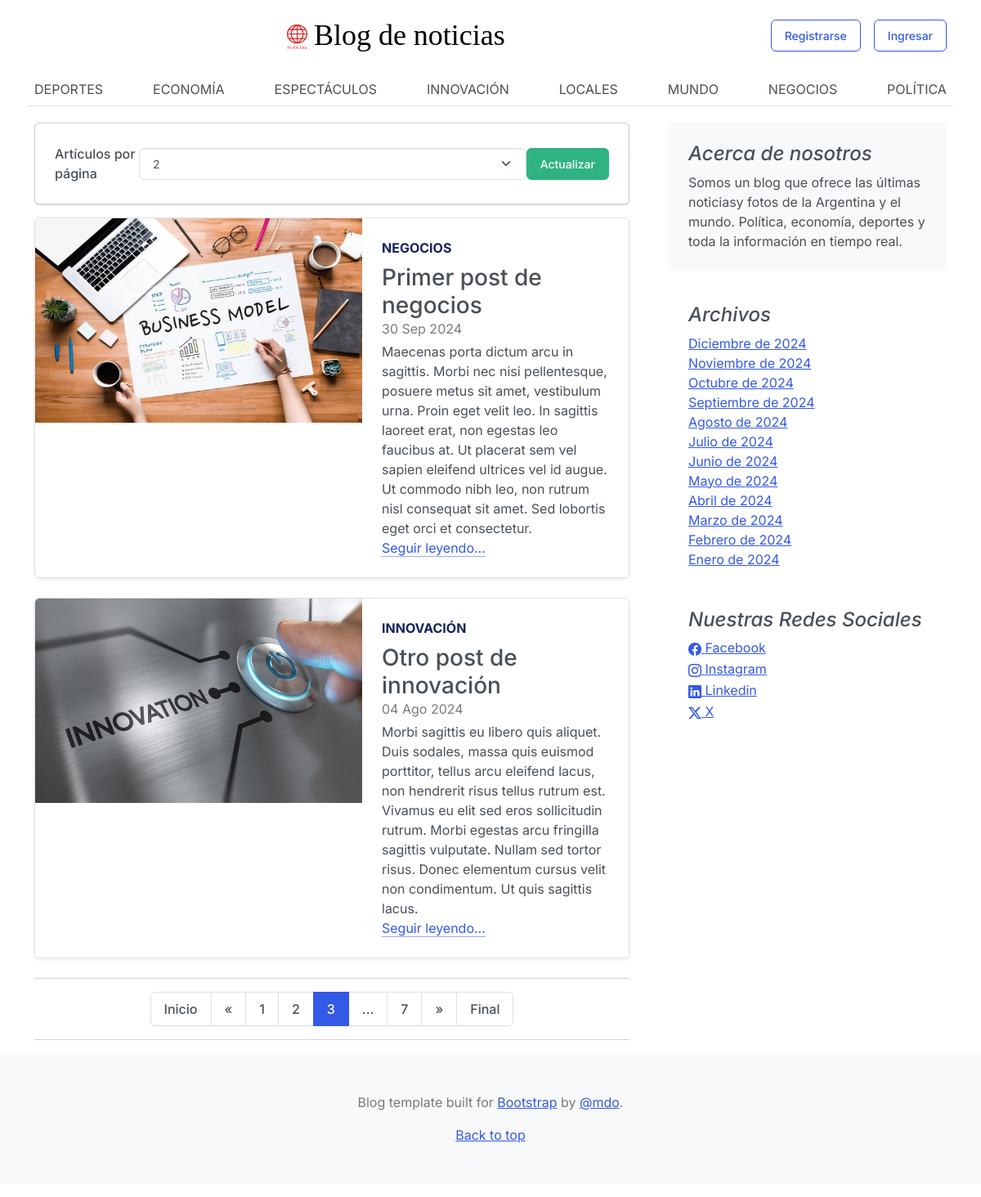
/?page=3, run on the app's committed database.
### core/models.py (models this page shows, shortened)
class Category(models.Model):
    name = models.CharField(max_length=200, unique=True, verbose_name='Nombre')
    active = models.BooleanField(default=True, verbose_name='Activo')
    created = models.DateTimeField(auto_now_add=True, verbose_name='Fecha de creacion')
    updated = models.DateTimeField(auto_now=True, verbose_name= 'Fecha de modificación')
    class Meta:
        verbose_name= 'Categoría'
        verbose_name_plural = 'Categorías'
        ordering = ['name']
    def __str__(self):
        return self.name

class Post(models.Model):
    title = models.CharField(max_length=250, verbose_name='Titulo')
    excerpt = models.TextField(verbose_name='Bajada')
    content = models.TextField(verbose_name='Contenido')
    image = models.ImageField(upload_to='posts', null=True, blank= True, verbose_name='Imagen')
    image_description = models.TextField(max_length=200, verbose_name='Descripción de imagen', blank=True, null=True)
    published = models.BooleanField(default=False, verbose_name='Publicado')
    category = models.ForeignKey(Category, on_delete=models.CASCADE, related_name='get_posts', verbose_name='Categoría')
    author = models.ForeignKey(User, on_delete=models.CASCADE, related_name='get_posts', verbose_name='Autor')
    tags = models.ManyToManyField(Tag, verbose_name='Etiquetas')
    likes = models.ManyToManyField(User, related_name='blog_post', blank=True , verbose_name='Me gusta')
    created = models.DateTimeField(auto_now_add=True, verbose_name='Fecha de creacion')
    updated = models.DateTimeField(auto_now=True, verbose_name= 'Fecha de modificación')
    class Meta:
        verbose_name= 'Publicación'
        verbose_name_plural = 'Publicaciones'
        ordering = ['-created']

class About(models.Model):
    description = models.CharField(max_length=350, verbose_name='Descripción')
    created = models.DateTimeField(auto_now_add=True, verbose_name='Fecha de creacion')
    updated = models.DateTimeField(auto_now=True, verbose_name= 'Fecha de modificación')
    class Meta:
        verbose_name= 'Acerca de '
        verbose_name_plural = 'Acerca de nosotros'
        ordering = ['-created']
    def __str__(self):
        return self.description

class Link(models.Model):
    key = models.CharField(max_length=100, verbose_name='Key link')
    name = models.CharField(max_length=120, verbose_name='Red social')
    url = models.URLField(max_length=350,verbose_name='Enlace', blank=True, null=True)
    icon = models.CharField(max_length=100, verbose_name='Icono', blank=True, null=True)
    created = models.DateTimeField(auto_now_add=True, verbose_name='Fecha de creacion')
    updated = models.DateTimeField(auto_now=True, verbose_name= 'Fecha de modificación')
    class Meta:
        verbose_name= 'Red social '
        verbose_name_plural = 'Redes sociales'
        ordering = ['name']

### core/views.py (the view)
# urls.py: 2. Add a URL to urlpatterns:  path('', views.home, name='home')
def home(request):
    if request.method == 'GET' and 'items_per_page' in request.GET:
        request.session['items_per_page'] = int(request.GET['items_per_page'])
    else:
        request.session['items_per_page'] = 2
    items_per_page = request.session['items_per_page']
    posts_page = Paginator(Post.objects.filter(published=True).order_by('-created'),items_per_page)
    page = request.GET.get('page')
    posts = posts_page.get_page(page)
    return render(request, "core/home.html",{'posts':posts,})

### core/processors.py (called while the page is built)
def ctx_dict_about(request):
    ctx_about = {}
    ctx_about['About'] = About.objects.latest('-created')
    return ctx_about

def ctx_dict_category(request):
    ctx_category = {}
    ctx_category['Categories'] = Category.objects.filter(active=True)
    return ctx_category

def ctx_dict_link(request):
    ctx_link = {}
    links = Link.objects.all()
    for link in links:
        ctx_link[link.key] = {'social_media':link.name,'url':link.url, 'icon': link.icon}
    return ctx_link

def ctx_dict_history(request):
    ctx_history = {}
    ctx_history['dates'] = Post.objects.dates('created', 'month', order='DESC').distinct()
    return ctx_history

### core/templates/core/home.html (shortened to what this page needs)
{% extends 'core/base.html' %}
{% load static %}
{% block post %}
<div class="card mb-3">
    <form method="get">
        <div class="card-body d-flex align-items-center">
            <label class="col-form-label" for="items_per_page">Artículos por página</label>
            <select name="items_per_page" id="items_per_page" class="form-select">
                <option value="2" {% if request.session.items_per_page == 2 %}selected{% endif %}>2
                </option>
            </select>
            <button class="btn btn-success" type="submit">Actualizar</button>
        </div>
    </form>
</div>
{% for post in posts %}
{% if forloop.first and posts.number == 1 %}
{% if request.path == '/' %}
<div class="p-4 p-md-5 mb-4 rounded text-bg-info">
    <div class="col-lg-12 px-0">
        <h1 class="display-4 fst-italic text-white">{{post.title}}</h1>
        <p class="lead my-3">{{post.excerpt}}</p>
        <p class="lead mb-0"><a href="{% url 'post' post.id %}" class="text-body-emphasis fw-bold">Seguir leyendo...</a>
        </p>
    </div>
</div>
{% endif %}
{% else %}
<div class="row g-0 border rounded overflow-hidden flex-md-row mb-4 shadow-sm h-md position-relative">
    <div class="col-auto d-none d-lg-block">
        <img width="400" height="250" src="{{ post.image.url }}">
    </div>
    <div class="col p-4 d-flex flex-column position-static">
        <strong class="d-inline-block mb-2 text-primary-emphasis">{{post.category}}</strong>
        <h3 class="mb-0">{{post.title}}</h3>
        <div class="mb-1 text-body-secondary">{{ post.created | date:"d M Y"}}</div>
        <p class="mb-auto">{{post.excerpt}}</p>
        <a href="{% url 'post' post.id %}" class="icon-link gap-1 icon-link-hover stretched-link">
            Seguir leyendo...
        </a>
    </div>
</div>
{% endif %}
{% endfor %}
<hr>
<nav aria-label="...">
    <ul class="pagination justify-content-center">
        {% if posts.has_previous %}
            <li class="page-item">
                <a class="page-link" href="?page=1">Inicio</a>
            </li>
            <li class="page-item">
                <a class="page-link" href="?page={{ posts.previous_page_number }}"><span
                        aria-hidden="true">&laquo;</span></a>
            </li>
        {% endif %}
        {% for page in posts.paginator.page_range %}
            {% if forloop.last and page != posts.number and posts.paginator.num_pages > 3 %}
                {% if posts.next_page_number != posts.paginator.num_pages %}
                    <li class="page-item">
                        <a class="page-link" href="?page={{ posts.number | add:1}}">...</a>
                    </li>
                {% endif %}
            <li class="page-item {% if posts.number == forloop.counter %}active{% endif %}">
                <a class="page-link" href="?page={{ posts.paginator.num_pages }}">{{ posts.paginator.num_pages }}</a>
            </li>
            {% endif %}
            {% if page <= 3 or page == posts.number %}
                <li class="page-item {% if posts.number == forloop.counter %}active{% endif %}">
                    <a class="page-link" href="?page={{ page }}">{{ page }}</a>
                </li>
            {% endif %}
        {% endfor %}
        {% if posts.has_next %}
            <li class="page-item">
                <a class="page-link" href="?page={{ posts.next_page_number }}"><span aria-hidden="true">&raquo;</span></a>
            </li>
            <li class="page-item">
                <a class="page-link" href="?page={{ posts.paginator.num_pages }}">Final</a>
            </li>
        {% endif %}
    </ul>
</nav>
<hr>
{% endblock %}

### core/templates/core/base.html (shortened to what this page needs)
<!DOCTYPE html>
<html lang="es">
<head>
    {% load static %}
    <link href="{% static 'core/css/bootstrap.min.css' %}" rel="stylesheet">
    <link rel="stylesheet" href="https://cdn.jsdelivr.net/npm/bootstrap-icons@1.11.3/font/bootstrap-icons.min.css">
    <link href="{% static 'core/css/blog.css' %}" rel="stylesheet">
</head>
<body>
    <div class="container sticky-top text-center" style="background-color: white;">
        <div class="row g-3 align-items-center">
            <div class="col-md">
                <a class="navbar-brand blog-header-logo text-body-emphasis text-decoration-none" href="/">
                    <img class="bi me-2" width="25" height="30" src="{% static 'core/img/Noticias-logo.png' %}">Blog de noticias
                </a>
            </div>
            {% if user.is_authenticated %}
            <div class="col-md-auto">
                <button class="btn btn-outline-success">
                    <a class="nav-link active" aria-current="page" href="/profile">Mi perfil</a>
                </button>
            </div>
            <div class="col-md-auto">
                <button class="btn btn-outline-success">
                    <a class="nav-link active" aria-current="page" href="/logout">Cerrar sesión</a>
                </button>
            </div>
            {% else %}
            <div class="col-md-auto">
                <button class="btn btn-outline-primary">
                    <a class="nav-link active" aria-current="page" href="/register">Registrarse</a>
                </button>
            </div>
            <div class="col-md-auto">
                <button class="btn btn-outline-primary">
                    <a class="nav-link active" aria-current="page" href="/signin">Ingresar</a>
                </button>
            </div>
            {% endif %}
            <div class="nav-scroller py-1 mb-3 border-bottom">
                <nav class="nav nav-underline justify-content-between">
                    {% for categoria in Categories %}
                        {% if forloop.counter <= 8 %}
                        <a class="nav-item nav-link {% if request.resolver_match.kwargs.category_id == categoria.id %}active{% endif %}" href="{% url 'category' categoria.id %}">{{ categoria.name }}</a>
                        {% endif %}
                    {% endfor %}
                </nav>
            </div>
        </div>
    </div>
    <main class="container" style="margin-top: 20px">
        <div class="row g-5">
            <div class="col-md-8">
                {% block post %}
                {% endblock %}
            </div>
            <aside class="col-md-4">
                <div class="position-sticky">
                    <div class="p-4 mb-3 bg-body-tertiary rounded">
                        <h4 class="fst-italic">Acerca de nosotros</h4>
                        <p class="mb-0">{{About}}</p>
                    </div>
                    <div class="p-4">
                        <h4 class="fst-italic">Archivos</h4>
                        <ol class="list-unstyled mb-0">
                        {% for fecha in dates %}
                            {% if forloop.counter <= 12 %}
                            <li>
                                {% if fecha.month == 1 %}<a href="{% url 'dates' fecha.month fecha.year %}">Enero de {{ fecha.year }}</a>{% endif %}
                                {% if fecha.month == 2 %}<a href="{% url 'dates' fecha.month fecha.year %}">Febrero de {{ fecha.year }}</a>{% endif %}
                                {% if fecha.month == 3 %}<a href="{% url 'dates' fecha.month fecha.year %}">Marzo de {{ fecha.year }}</a>{% endif %}
                                {% if fecha.month == 4 %}<a href="{% url 'dates' fecha.month fecha.year %}">Abril de {{ fecha.year }}</a>{% endif %}
                                {% if fecha.month == 5 %}<a href="{% url 'dates' fecha.month fecha.year %}">Mayo de {{ fecha.year }}</a>{% endif %}
                                {% if fecha.month == 6 %}<a href="{% url 'dates' fecha.month fecha.year %}">Junio de {{ fecha.year }}</a>{% endif %}
                                {% if fecha.month == 7 %}<a href="{% url 'dates' fecha.month fecha.year %}">Julio de {{ fecha.year }}</a>{% endif %}
                                {% if fecha.month == 8 %}<a href="{% url 'dates' fecha.month fecha.year %}">Agosto de {{ fecha.year }}</a>{% endif %}
                                {% if fecha.month == 9 %}<a href="{% url 'dates' fecha.month fecha.year %}">Septiembre de {{ fecha.year }}</a>{% endif %}
                                {% if fecha.month == 10 %}<a href="{% url 'dates' fecha.month fecha.year %}">Octubre de {{ fecha.year }}</a>{% endif %}
                                {% if fecha.month == 11 %}<a href="{% url 'dates' fecha.month fecha.year %}">Noviembre de {{ fecha.year }}</a>{% endif %}
                                {% if fecha.month == 12 %}<a href="{% url 'dates' fecha.month fecha.year %}">Diciembre de {{ fecha.year }}</a>{% endif %}
                            </li>
                            {% endif %}
                        {% endfor %}
                        </ol>
                    </div>
                    <div class="p-4">
                        <h4 class="fst-italic">Nuestras Redes Sociales</h4>
                        <ol class="list-unstyled">
                            {% if Link_Facebook.url %}
                            <li><a href="{{Link_Facebook.url}}"><i class="{{Link_Facebook.icon}}"></i> {{Link_Facebook.social_media}}</a></li>
                            {% endif %}
                            {% if Link_Instagram.url %}
                            <li><a href="{{Link_Instagram.url}}"><i class="{{Link_Instagram.icon}}"></i> {{Link_Instagram.social_media}}</a></li>
                            {% endif %}
                            {% if Link_Linkedin.url %}
                            <li><a href="{{Link_Linkedin.url}}"><i class="{{Link_Linkedin.icon}}"></i> {{Link_Linkedin.social_media}}</a></li>
                            {% endif %}
                            {% if Link_X.url %}
                            <li><a href="{{Link_X.url}}"><i class="{{Link_X.icon}}"></i> {{Link_X.social_media}}</a></li>
                            {% endif %}
                        </ol>
                    </div>
                </div>
            </aside>
        </div>
    </main>
    <footer class="py-5 text-center text-body-secondary bg-body-tertiary">
        <p>Blog template built for <a href="https://getbootstrap.com/">Bootstrap</a> by <a
                href="https://twitter.com/mdo">@mdo</a>.</p>
        <p class="mb-0">
            <a href="#">Back to top</a>
        </p>
    </footer>
</body>
</html>

### core/static/core/css/blog.css (style rules this page uses)
.blog-header-logo { font-family: "Playfair Display", Georgia, "Times New Roman", serif; font-size: 2.25rem; }
.bi { vertical-align: -.125em; fill: currentColor; }
.nav-scroller { position: relative; z-index: 2; height: 2.75rem; overflow-y: hidden; }
.nav-scroller .nav { display: flex; flex-wrap: nowrap; padding-bottom: 1rem; margin-top: -1px; overflow-x: auto; text-align: center; white-space: nowrap; -webkit-overflow-scrolling: touch; }

### data on the page
Category: name "DEPORTES"
Category: name "ECONOMÍA"
Category: name "ESPECTÁCULOS"
Category: name "INNOVACIÓN"
Category: name "LOCALES"
Category: name "MUNDO"
Category: name "NEGOCIOS"
Category: name "POLÍTICA"
Post: image (picture), category "NEGOCIOS", title "Primer post de negocios", created "30 Sep 2024", excerpt "Maecenas porta dictum arcu in sagittis. Morbi nec nisi pellentesque, posuere metus sit amet, vestibulum urna. Proin eget velit leo. In sagittis laoreet erat, non egestas leo faucibus at. Ut placerat sem vel sapien eleifend ultrices vel id augue. Ut commodo nibh leo, non rutrum nisl consequat sit amet. Sed lobortis eget orci et consectetur."
Post: image (picture), category "INNOVACIÓN", title "Otro post de innovación", created "04 Ago 2024", excerpt "Morbi sagittis eu libero quis aliquet. Duis sodales, massa quis euismod porttitor, tellus arcu eleifend lacus, non hendrerit risus tellus rutrum est. Vivamus eu elit sed eros sollicitudin rutrum. Morbi egestas arcu fringilla sagittis vulputate. Nullam sed tortor risus. Donec elementum cursus velit non condimentum. Ut quis sagittis lacus."
About: description "Somos un blog que ofrece las últimas noticiasy fotos de la Argentina y el mundo. Política, economía, deportes y toda la información en tiempo real."
Link: social_media "Facebook"
Link: social_media "Instagram"
Link: social_media "Linkedin"

### other printed values
{{ page }} "1" "2" "3"
{{ posts.paginator.num_pages }} "7"
{{ fecha.year }} "2024"
{{ Link_X.social_media }} "X"
